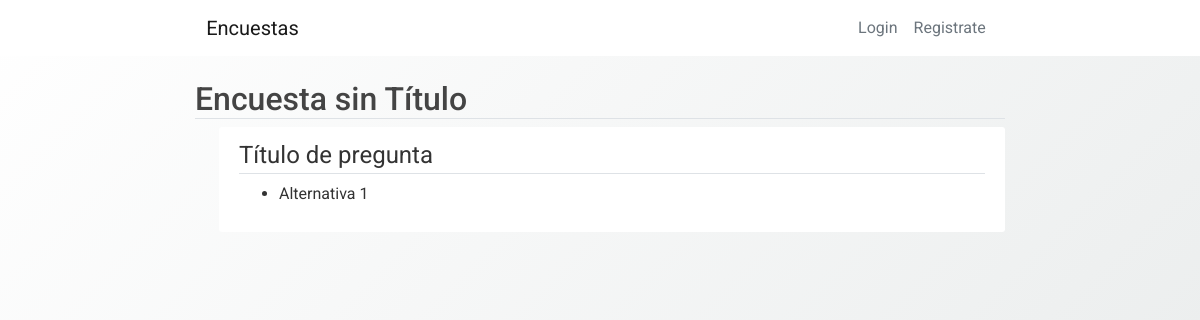
The page /encuesta/1 on the database as committed earlier.
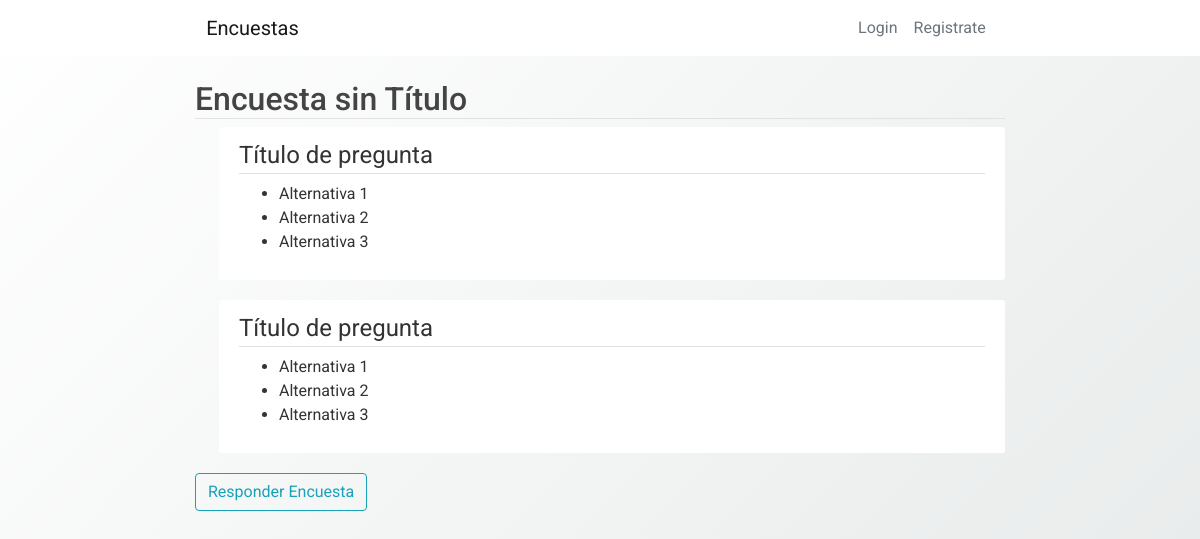
The same page on the database as committed later.
### encuestas/models.py (models this page shows)
class Encuesta(db.Model):
    id = db.Column(db.Integer, primary_key = True)
    title = db.Column(db.String(100),nullable = False)
    description = db.Column(db.String(1000), nullable = False)
    image_file = db.Column(db.String(20), nullable=False, default='default.jpg')
    date_created = db.Column(db.DateTime, nullable = False, default = datetime.utcnow)
    date_posted = db.Column(db.DateTime, default = datetime.utcnow)
    user_id = db.Column(db.Integer, db.ForeignKey('user.id'),nullable = False)
    preguntas = db.relationship('Pregunta', backref = 'content', lazy = True)
    estado =  db.Column(db.String(100), default = "creada")

class Pregunta(db.Model):
    id = db.Column(db.Integer, primary_key = True)
    title = db.Column(db.String(100), nullable = False)
    encuesta_id = db.Column(db.Integer, db.ForeignKey('encuesta.id'), nullable = False)
    items = db.relationship('Item', backref = 'options', lazy = True)

class Item(db.Model):
    id = db.Column(db.Integer, primary_key = True)
    description = db.Column(db.String(1000), nullable = False)
    pregunta_id = db.Column(db.Integer, db.ForeignKey('pregunta.id'), nullable = False)

### encuestas/routes.py (the view, shortened to what this page needs)
@app.route("/encuesta/<int:encuesta_id>", methods=['GET', 'POST'])
def encuesta(encuesta_id):
    encuesta = Encuesta.query.get_or_404(encuesta_id)
    preguntas = Pregunta.query.filter_by(encuesta_id = encuesta_id)
    id_preguntas = []
    for preg in preguntas:
        id_preguntas.append(preg.id)
    items = Item.query.filter(Item.pregunta_id.in_(id_preguntas))
    boton_editar = False
    boton_respuestas = False
    return render_template('encuesta.html',
        title= 'Encuesta',
        encuesta = encuesta,
        preguntas = preguntas,
        items = items,
        boton_editar = boton_editar,
        boton_respuestas = boton_respuestas
    )

### encuestas/templates/encuesta.html (shortened to what this page needs)
{% extends "layout.html" %} {% block content %}
<h2 class="border-bottom mb-2">{{ encuesta.title}}</h2>
{%for pregunta in preguntas%}
<div class="content-section ml-4">
    <fieldset class="form-group mb-0">
        <legend class="border-bottom">{{pregunta.title}}</legend>
    </fieldset>
    <ul>
        {%for item in items%} {%if pregunta.id == item.pregunta_id%}
        <li>{{item.description}}</li>
        {%endif%} {%endfor%}
    </ul>
</div>
{%endfor%}
{%if encuesta.estado == "publicada"%}
<a class="btn btn-outline-info"
   href="{{ url_for('responder_encuesta', encuesta_id=encuesta.id) }}">Responder Encuesta</a>
{%endif%}
{% endblock content %}

### encuestas/templates/layout.html (shortened to what this page needs)
<!DOCTYPE html>
<html>
<head>
    <link rel="stylesheet" href="https://maxcdn.bootstrapcdn.com/bootstrap/4.0.0/css/bootstrap.min.css">
    <link rel="stylesheet" type="text/css" href="{{ url_for('static', filename='main.css') }}">
</head>
<body>
    <header class="site-header">
      <nav class="navbar navbar-expand-lg bg-white navbar-light bg-white fixed-top ">
        <div class="container">
          <a class="navbar-brand mr-4 " href="/">Encuestas</a>
          <div class="collapse navbar-collapse" id="navbarToggle">
            <div class="navbar-nav">
              {% if current_user.is_authenticated %}
              <a class="nav-item text-secondary nav-link  btn-link px-3 me-2" href="{{ url_for('profile') }}">Perfil</a>
              <a class="nav-item text-secondary nav-link" href="{{ url_for('logout') }}">Salir</a>
              {% else %}
              <a class="nav-item text-secondary nav-link" href="{{ url_for('login') }}">Login</a>
              <a class="nav-item text-secondary nav-link" href="{{ url_for('register') }}">Registrate</a>
              {% endif %}
            </div>
          </div>
        </div>
      </nav>
    </header>
    <main role="main" class="container">
      <div >
        <div id ="content-section">
          {% block content %}{% endblock %}
        </div>
      </div>
    </main>
</body>
</html>

### encuestas/static/main.css (style rules this page uses)
body { font-family: "Roboto", sans-serif; font-weight: 400; background: #fafafa; color: #333; margin-top: 5rem; box-sizing: border-box; }
h1, h2, h3, h4, h5, h6 { color: #444444; }
.site-header .navbar-nav .nav-link { color: #cbd5db; }
.container { max-width: 70%; }
.content-section { background: #ffffff; padding: 10px 20px; border-radius: 3px; margin-bottom: 20px; }
html, body { width: 100%; height: 100%; }
body { background: linear-gradient(-45deg, #ffffff, #cdd3d3, #ffffff); background-size: 400% 400%; animation: gradient 15s ease infinite; }

Rows that differ between the two databases and show on the page:
changed Encuesta "Encuesta sin Título": estado "creada" → "publicada" (drawn)
changed Pregunta (number 1 of 2 on the later page): gains Item (description "Alternativa 2"); gains Item (description "Alternativa 3")
now on this page (row edited): Pregunta: title "Título de pregunta"
now on this page (row edited): Item: description "Alternativa 1", shown under "Título de pregunta"
now on this page (row edited): Item: description "Alternativa 2", shown under "Título de pregunta"
now on this page (row edited): Item: description "Alternativa 3", shown under "Título de pregunta"
Other text that changed with them:
text now shown: "Responder Encuesta"
